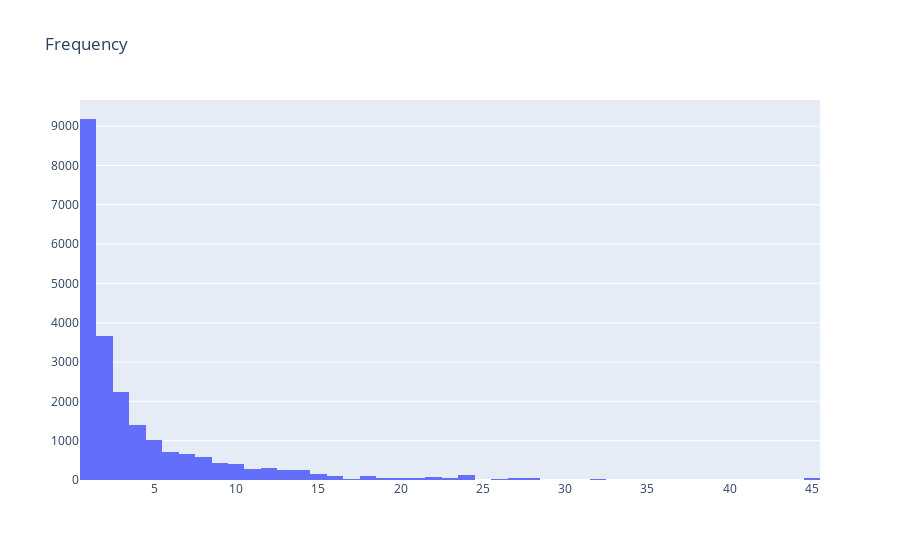

The code cell stored with this chart in its notebook:
### Code cell
histogram('Frequency', df)
elbow('Frequency', df)

### Figure 1 — Plotly figure (JSON) as saved in the notebook; plotly's stock layout.template omitted (floating-point values rounded to 4 significant figures; data arrays with more than 128 entries replaced by an {"elided": "..."} marker saying what was removed)
{"data": [{"type": "histogram", "x": {"elided": "22408 int values"}}], "layout": {"title": {"text": "Frequency"}}}
